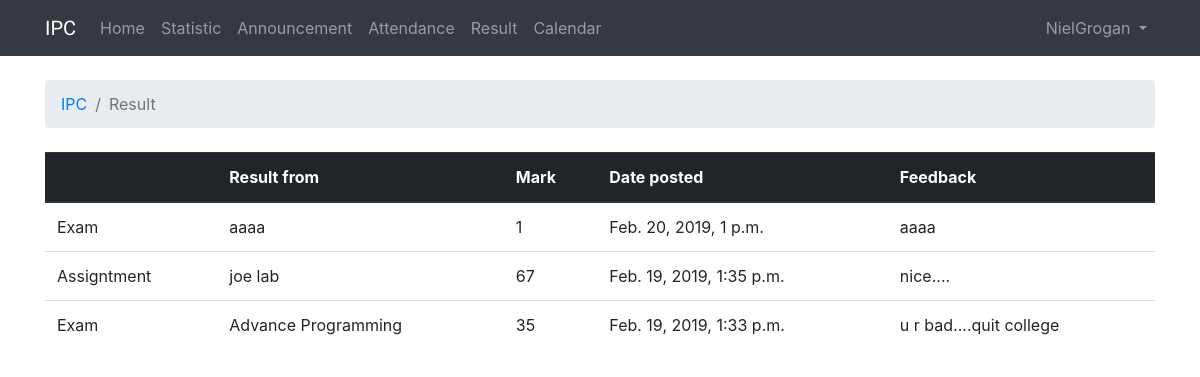
The page /1/result (signed in) on the database as committed earlier.
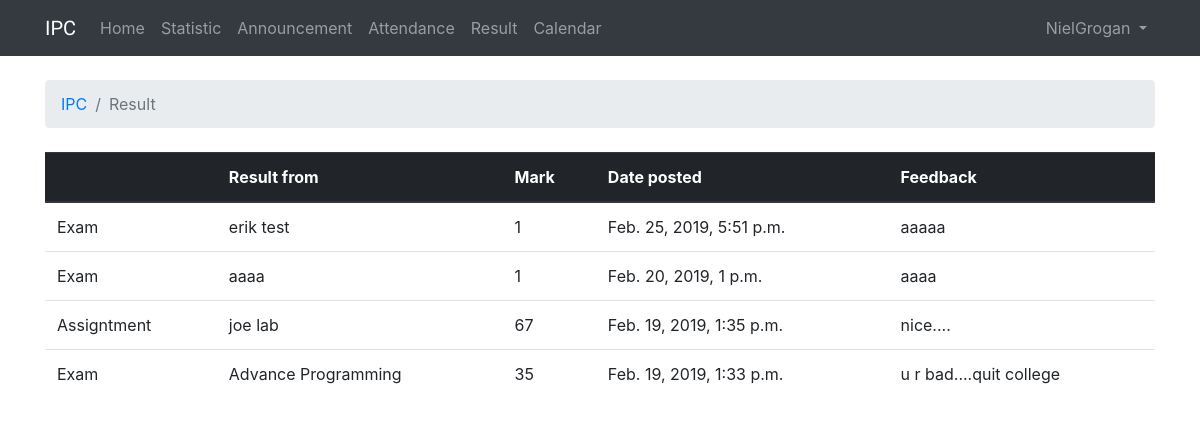
The same page on the database as committed later.
### IPC/models.py (models this page shows, shortened)
class Result(models.Model):
    resultType = models.ForeignKey(ResultType, on_delete=models.CASCADE,)
    resultStudentId = models.ForeignKey(User, on_delete=models.CASCADE,)
    resultStudentMark = models.IntegerField(default=0, validators=[MaxValueValidator(100), MinValueValidator(0)])
    resultFeedback = models.CharField(max_length=255, default="")
    resultReturnedDate = models.DateTimeField(auto_now_add=True)
    resultCourse = models.ForeignKey(Course, on_delete=models.CASCADE,)
    resultName = models.CharField(max_length=255)

class ResultType(models.Model):
    ResultTypeName = models.CharField(max_length=255)
    ResultTypeDesc = models.TextField(max_length=4000)
    def __str__(self):
        return self.ResultTypeName

### IPC/views.py (the view, shortened to what this page needs)
# urls.py: path('<int:course_id>/result', views.course_result, name='course_result'),
def course_result(request, course_id):
    user = request.user
    if user.groups.filter(name='Teacher').exists():
        user_type = "teacher"
    elif user.groups.filter(name='Student').exists():
        user_type = "student"
    if user_type == "student":
        results = get_list_or_404(Result.objects.order_by('-resultReturnedDate'), resultStudentId=request.user)
        return render(request, 'result.html', {'results': results,
                                               'user_type': user_type,
                                               'course_id': course_id,})

### templates/result.html (shortened to what this page needs)
{% extends 'base.html' %}
{% block breadcrumb %}
  <li class="breadcrumb-item"><a href="{% url 'course' %}">IPC</a></li>
  <li class="breadcrumb-item active">Result</li>
{% endblock %}
{% block content %}
  {% if user_type == "student" %}
    <table class="table">
      <thead class="thead-dark">
        <tr>
          <th></th>
          <th>Result from</th>
          <th>Mark</th>
          <th>Date posted</th>
          <th>Feedback</th>
        </tr>
      </thead>
      <tbody>
        {% for result in results %}
          <tr>
            <td>{{ result.resultType }}</td>
            <td>{{ result.resultName }}</td>
            <td>{{ result.resultStudentMark }}</td>
            <td>{{ result.resultReturnedDate }}</td>
            <td>{{ result.resultFeedback }}</td>
          </tr>
        {% endfor %}
      </tbody>
    </table>
  {% endif %}
{% endblock %}

Rows that differ between the two databases and show on the page:
added Result: resultType "Exam", resultName "erik test", resultStudentMark "1", resultReturnedDate "Feb. 25, 2019, 5:51 p.m.", resultFeedback "aaaaa"
